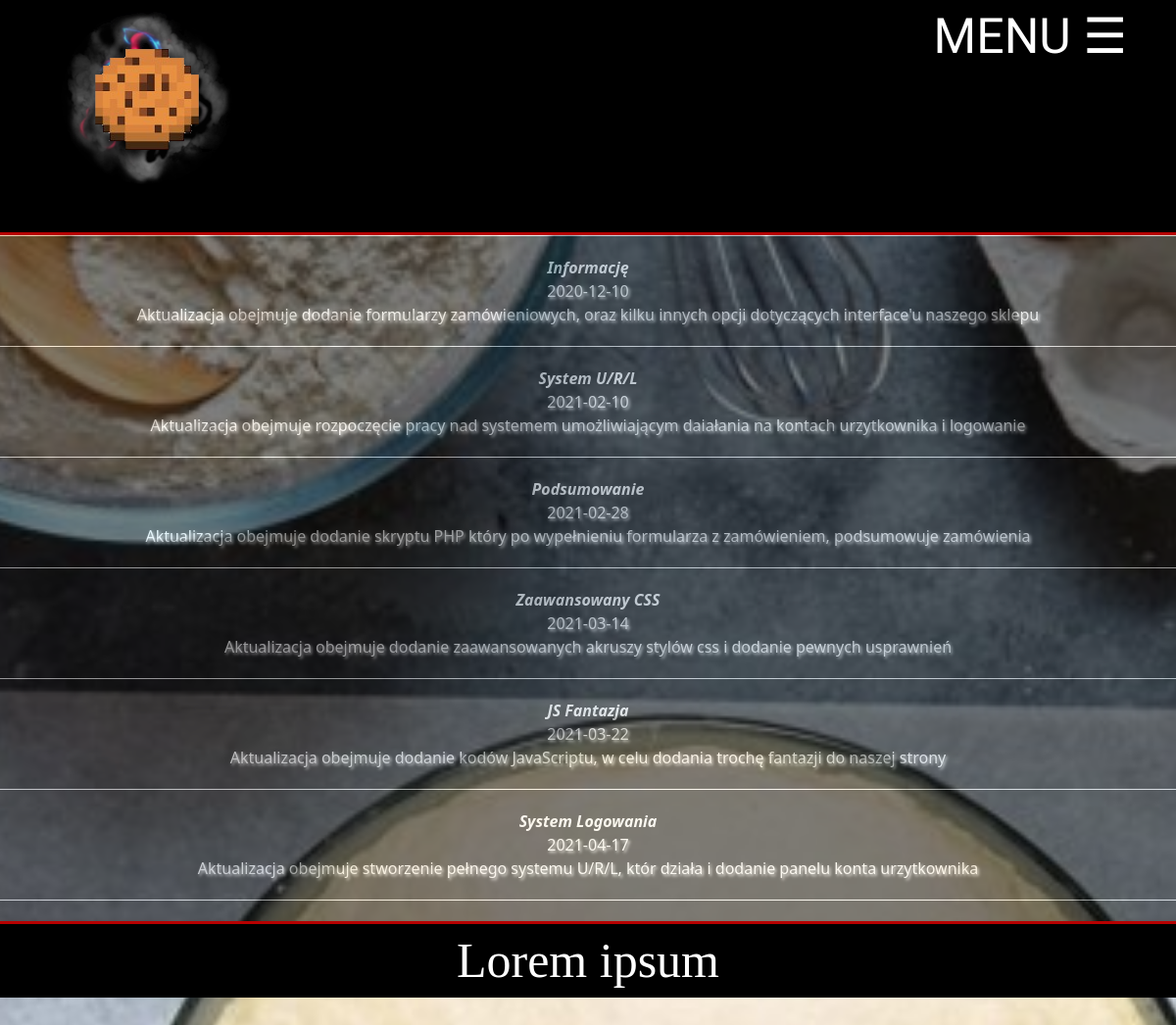
Screenshot of /aktuals.php with the database file from the repository.
### tables this page shows
CREATE TABLE `aktualizacje` (
  `id` int(11) NOT NULL,
  `Nazwa` text NOT NULL,
  `Data` date DEFAULT NULL,
  `Opis` text NOT NULL
);

### aktuals.php (the view, shortened to what this page needs)
<!DOCTYPE html>
<html lang="pl-PL">
<head>
    <link rel="stylesheet" href="css/bootstrap.min.css" type="text/css" />
    <link rel="stylesheet" href="style.css" type="text/css" />
    <link rel="stylesheet" href="css1/font.css" type="text/css" />
</head>
<body>
    <div class="up">
        <div id="logo" onclick="x()">
            <div id="a" class="row col-sm-6">
                <img src="img/logo1.png" title="Logo" alt="Logo" />
            </div>
        </div>
        <ol>
            <li>
                <a href="#">MENU &#9776;</a>
            </li>
        </ol>
    </div>
    <div class="main">
        <div id="c">
            <?php
            require_once "dbconnect.php";
            $conn = @new mysqli($host, $user, $password, $database);
            if ($conn->connect_errno != 0) {
                echo "Error: " . $conn->connect_errno;
            } else {
                $result = @$conn->query("SELECT * FROM aktualizacje");
                while ($row = $result->fetch_assoc()) {
            ?>
                    <div id="front-zwrot">
                        <b><i><?php echo $row['Nazwa'] ?></i></b>
                        <p><?php echo $row['Data'] ?></p>
                        <p id="#"><?php echo $row['Opis'] ?></p>
                    </div>
            <?php
                }
            }
            ?>
        </div>
    </div>
    <footer>Lorem ipsum</footer>
</body>
</html>

### style.css (style rules this page uses)
body { background-color: #000000; margin: 0; padding: 0; width: 100%; background-image: url("img/tło.png"); background-attachment: fixed; background-position: center; background-repeat: no-repeat; background-size: cover; }
.up { border-bottom: 3px solid #b70000; background-color: #000000; min-height: 240px; margin: 0; padding: 0; width: 100%; color: #ffffff; font-family: "Gloria Hallelujah", cursive; }
#logo { margin: 0; margin-left: 50px; width: 200px; padding: 0; height: 200px; float: left; }
#a img { width: 200px; height: 200px; }
#a { margin: 0; }
ol { margin: 0; }
ol > li { float: right; list-style-type: none; padding: 0; font-size: 50px; text-align: center; margin: 0; }
ol > li > a { text-decoration: none; margin-right: 50px; color: #ffffff; }
.main { padding: 10px; text-align: center; width: 100%; }
.main p, h1 { color: #000000; text-shadow: #ffffff 0.1em 0.1em 0.2em; margin: 0; }
footer { background-color: #000000; width: 100%; text-align: center; color: #ffffff; font-size: 50px; min-height: 20px; font-family: "Cinzel", serif; border-top: 3px #b70000 solid; }
.row { margin: 20px 0; margin-left: auto; margin-right: auto; width: 1000px; }

### aktuals.php (style rules this page uses)
#front-zwrot { width: auto; height: auto; background-color: #000000; opacity: 0.5; color: #ffffff; padding: 20px; margin-left: auto; margin-right: auto; margin-bottom: 0; border-top: #ffffff solid 1px; }
.main { padding: 0; width: 100%; }
#front-zwrot>b { display: inline-block; background-color: #000000; color: #ffffff; }
#c { overflow-y: scroll; height: 700px; }
#front-zwrot>p { display: inline-block; color: #ffffff; width: 100%; }

### rows the page displays
aktualizacje: Nazwa "Informację", Data "2020-12-10", Opis "Aktualizacja obejmuje dodanie formularzy zamówieniowych, oraz kilku innych opcji dotyczących interface'u naszego sklepu"
aktualizacje: Nazwa "System U/R/L", Data "2021-02-10", Opis "Aktualizacja obejmuje rozpoczęcie pracy nad systemem umożliwiającym daiałania na kontach urzytkownika i logowanie"
aktualizacje: Nazwa "Podsumowanie", Data "2021-02-28", Opis "Aktualizacja obejmuje dodanie skryptu PHP który po wypełnieniu formularza z zamówieniem, podsumowuje zamówienia"
aktualizacje: Nazwa "Zaawansowany CSS", Data "2021-03-14", Opis "Aktualizacja obejmuje dodanie zaawansowanych akruszy stylów css i dodanie pewnych usprawnień"
aktualizacje: Nazwa "JS Fantazja", Data "2021-03-22", Opis "Aktualizacja obejmuje dodanie kodów JavaScriptu, w celu dodania trochę fantazji do naszej strony"
aktualizacje: Nazwa "System Logowania", Data "2021-04-17", Opis "Aktualizacja obejmuje stworzenie pełnego systemu U/R/L, któr działa i dodanie panelu konta urzytkownika"
